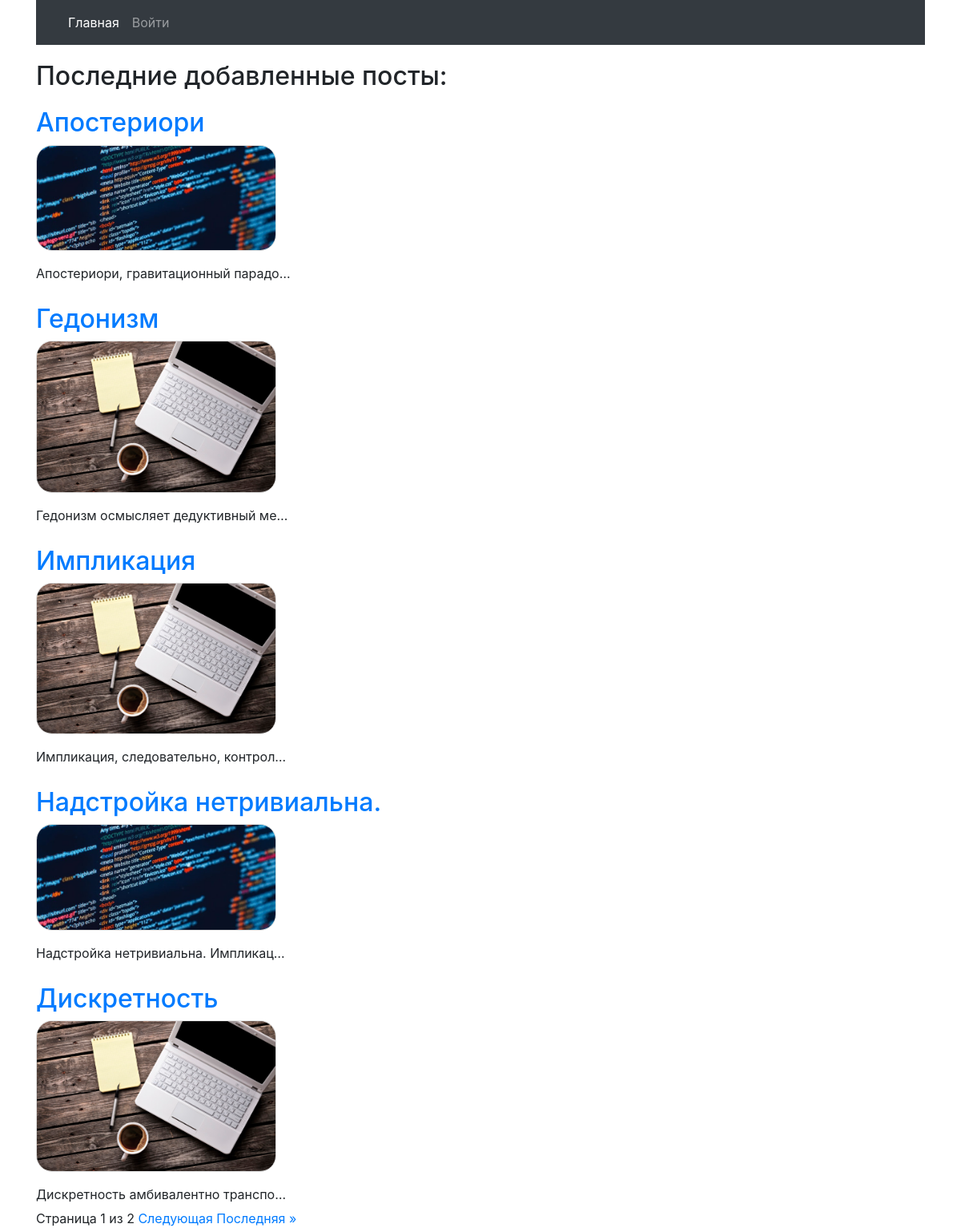
The page / on the database its author committed.
### blog/models.py (models this page shows)
class Post (models.Model):
    post_name = models.CharField(verbose_name='Название поста', max_length=30)
    post = models.TextField(verbose_name='Пост')
    author = models.CharField(verbose_name='Автор', max_length=30)
    time_creation = models.DateTimeField(verbose_name='Время создания',default=now, editable=True)
    time_publication = models.DateTimeField(verbose_name='Время публикации', default=now, editable=True)
    time_update = models.DateTimeField(default=now, editable=True)
    image = models.ImageField(upload_to='img/', blank=True, null=True)

### blog/views.py (the view)
# urls.py: path('', home),
def home(request):
    data = dict()
    if request.method == 'GET':
        if request.user.is_authenticated:
            posts = Post.objects.all().order_by('-time_creation')
            data['posts'] = posts
            paginator = Paginator(posts, 5)
            page_number = request.GET.get('page')
            page_obj = paginator.get_page(page_number)
            data['page_obj'] = page_obj
            return render(request, 'blog/home.html', context=data)
        else:
            posts = Post.objects.all().order_by('-time_creation')[:10]
            data['posts'] = posts
            paginator = Paginator(posts, 5)
            page_number = request.GET.get('page')
            page_obj = paginator.get_page(page_number)
            data['page_obj'] = page_obj
            return render(request, 'blog/home.html', context=data)

### templates/blog/home.html (shortened to what this page needs)
{% extends "base.html" %}
{% block content %}
    <h2> Последние добавленные посты: </h2>
    {% for post in page_obj %}
        <h2><a href="/details/{{post.id}}">{{post.post_name}}</a></h2>
        <p><img src="../img/{{ post.image}}"></p>
        <div class="text-truncate d-inline-block" style="width: 20rem;">
            {{ post.post}}
        </div>
    {% endfor %}
<div class="pagination">
            <span class="step-links">
            <span class="current">
                Страница {{ page_obj.number }} из {{ page_obj.paginator.num_pages }}
            </span>
                {% if page_obj.has_next %}
                    <a href="?page={{ page_obj.next_page_number }}">Следующая</a>
                    <a href="?page={{ page_obj.paginator.num_pages }}">Последняя &raquo;</a>
                {% endif %}
            </span>
{% endblock %}

### templates/base.html (shortened to what this page needs)
<!DOCTYPE html>
{% load static %}
<html lang="en">
<head>
    <link rel="stylesheet" href="https://stackpath.bootstrapcdn.com/bootstrap/4.4.1/css/bootstrap.min.css">
    <link rel="stylesheet" href="/static/css/style.css">
</head>
<body>
<div class="container">
    <nav class="navbar navbar-expand-lg navbar-dark bg-dark sticky-top" style="">
        <div class="collapse navbar-collapse" id="navbarSupportedContent">
            <ul class="navbar-nav mr-auto">
                <li class="nav-item active">
                    <a href="/home" class="nav-link">Главная </a>
                </li>
                {% if user.username == '' %}
                <li class="nav-item ">
                    <a href="/login" class="nav-link">Войти</a>
                </li>
                {% endif %}
            </ul>
        </div>
    </nav>
</div>
<div class="container">
    {% block content %}
    {% endblock %}
</div>
</body>
</html>

### static/css/style.css (style rules this page uses)
h2, h3, #btn { margin-top: 20px; }
img { border: 1px solid #ddd; border-radius: 20px; width: 300px; height: auto; }
.text-truncate { overflow: hidden; text-overflow: ellipsis; white-space: nowrap; }

### rows shown on the page
Post: post_name "Апостериори", image (picture), post "Апостериори, гравитационный парадо…"
Post: post_name "Гедонизм", image (picture), post "Гедонизм осмысляет дедуктивный ме…"
Post: post_name "Импликация", image (picture), post "Импликация, следовательно, контрол…"
Post: post_name "Надстройка нетривиальна.", image (picture), post "Надстройка нетривиальна. Импликац…"
Post: post_name "Дискретность", image (picture), post "Дискретность амбивалентно транспо…"

### other values the page prints
{{ page_obj.number }} "1"
{{ page_obj.paginator.num_pages }} "2"
